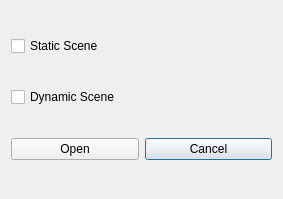
<?xml version="1.0" encoding="UTF-8"?>
<ui version="4.0">
 <class>OpenSceneDialog</class>
 <widget class="QDialog" name="OpenSceneDialog">
  <property name="geometry">
   <rect>
    <x>0</x>
    <y>0</y>
    <width>283</width>
    <height>199</height>
   </rect>
  </property>
  <property name="windowTitle">
   <string>Open Scene</string>
  </property>
  <layout class="QGridLayout" name="gridLayout">
   <item row="3" column="1">
    <widget class="QPushButton" name="cancelButton">
     <property name="text">
      <string>Cancel</string>
     </property>
    </widget>
   </item>
   <item row="3" column="0">
    <widget class="QPushButton" name="openButton">
     <property name="text">
      <string>Open</string>
     </property>
    </widget>
   </item>
   <item row="0" column="0">
    <widget class="QCheckBox" name="checkBoxStaticScene">
     <property name="text">
      <string>Static Scene</string>
     </property>
    </widget>
   </item>
   <item row="1" column="0">
    <widget class="QCheckBox" name="checkBoxDynamicScene">
     <property name="text">
      <string>Dynamic Scene</string>
     </property>
    </widget>
   </item>
  </layout>
 </widget>
 <layoutdefault spacing="6" margin="11"/>
 <connections>
  <connection>
   <sender>cancelButton</sender>
   <signal>clicked()</signal>
   <receiver>OpenSceneDialog</receiver>
   <slot>close()</slot>
   <hints>
    <hint type="sourcelabel">
     <x>209</x>
     <y>157</y>
    </hint>
    <hint type="destinationlabel">
     <x>141</x>
     <y>99</y>
    </hint>
   </hints>
  </connection>
  <connection>
   <sender>openButton</sender>
   <signal>clicked()</signal>
   <receiver>OpenSceneDialog</receiver>
   <slot>openScene()</slot>
   <hints>
    <hint type="sourcelabel">
     <x>73</x>
     <y>157</y>
    </hint>
    <hint type="destinationlabel">
     <x>141</x>
     <y>99</y>
    </hint>
   </hints>
  </connection>
 </connections>
 <slots>
  <slot>openScene()</slot>
 </slots>
</ui>
